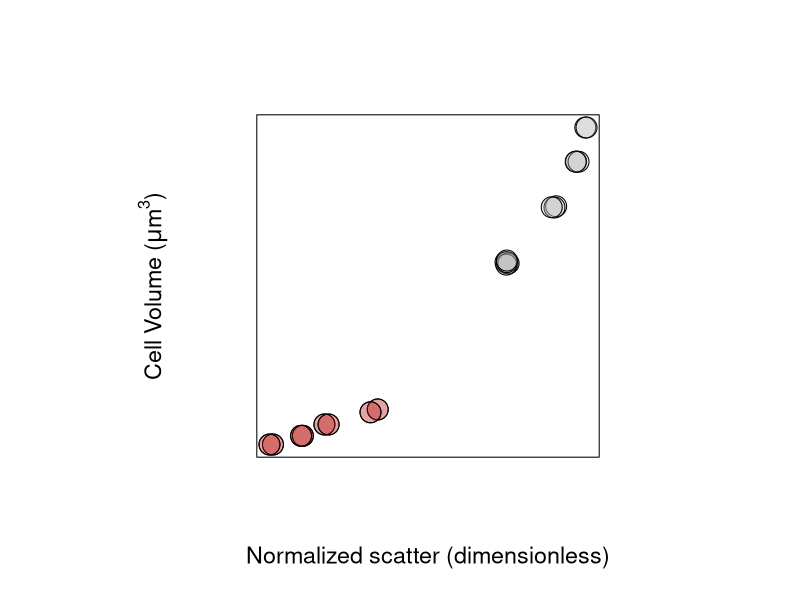

Write the R code that produced this figure. (Note: this script raises an error after producing the figure.)
#########################
### LINEAR REGRESSION ###
#########################
library(scales)
path.to.git.repository <- "~/Documents/DATA/Codes/fsc-volume-calibration"
setwd(path.to.git.repository)
culture <- read.csv("volume_calibration.csv")
### WARNING !!! ###
# Calibration is only perform for Cyanobacteria in cultures (Pro & Syn), picoeuks have been excluded from the analysis
# linear regression type II
reg <- lm(volume ~ norm.fsc, data=log(culture[15:22,c("volume","norm.fsc")],10))


png("Seaflow-volume-scatter.png",width=12, height=12, unit='in', res=100)

par(mfrow=c(1,1), pty='s',cex=1.4)
plot(culture$norm.fsc, culture$volume, log='xy', bg=alpha('grey',0.3), pch=21,ylab=substitute(paste("Cell Volume (",mu,"m"^{3},")")), xlab="Normalized scatter (dimensionless)",cex=2, xaxt='n', yaxt='n')
points(culture$norm.fsc[15:22], culture$volume[15:22], bg=alpha('red3',0.3), pch=21,cex=2)
with(culture, arrows(norm.fsc, volume - merge$volume.sd, norm.fsc, volume + merge$volume.sd,  code = 3, length=0))
with(culture, arrows(norm.fsc-norm.fsc.sd, volume, norm.fsc+norm.fsc.sd, volume,  code = 3, length=0))
axis(1, at=c(0.05,0.1,0.5,1,5), labels=c(0.05,0.1,0.5,1,5))
axis(2, at=c(1,5,10,50,100,500,1000), labels=c(1,5,10,50,100,500,1000))
par(new=T)
plot(log10(culture$norm.fsc), log10(culture$volume), yaxt='n',xaxt='n',xlab=NA, ylab=NA,pch=NA, bty='n')
lines(x=log10(culture$norm.fsc),predict(reg, newdata=data.frame(norm.fsc=log10(culture$norm.fsc)),interval='predict')[,"fit"], col='red3',lwd=2 )
lines(x=log10(culture$norm.fsc),predict(reg, newdata=data.frame(norm.fsc=log10(culture$norm.fsc)),interval='predict')[,"upr"], col='grey',lwd=2 )
lines(x=log10(culture$norm.fsc),predict(reg, newdata=data.frame(norm.fsc=log10(culture$norm.fsc)),interval='predict')[,"lwr"], col='grey',lwd=2 )
legend("topleft", legend=bquote(paste("Volume=",.(round(10^reg$coefficients[1],3)),"(scatter"^{.(round(reg$coefficients[2],3))},")")), bty='n',cex=2)

dev.off()
